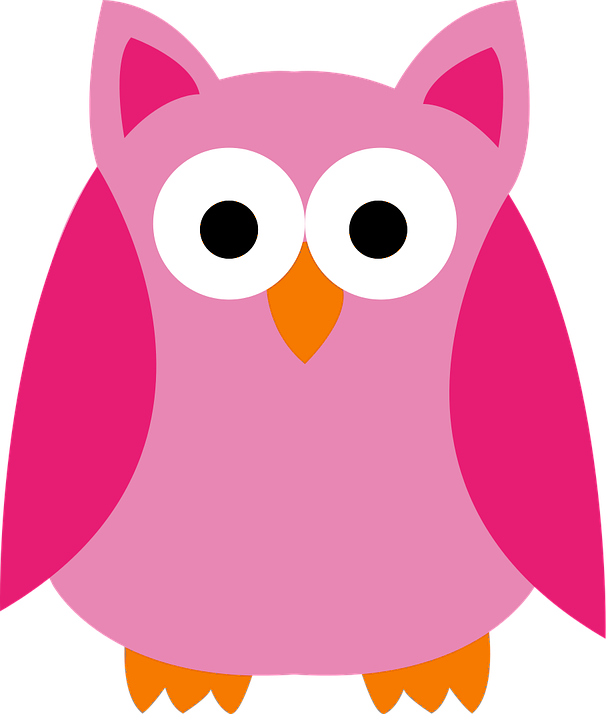
#> input picture week10/owl1.png, 606 x 714 px
$ python cex2.py
#> lines starting #> are read from the running program, lines starting #| are printed output that depends on the picture
from PIL import Image

# Testing on other image
im = Image.open("owl1.png")
#> im is the input picture: PIL image 606x714 RGBA; mean R, G, B, A 236.8, 148.6, 181.2, 255
im = im.convert('L')
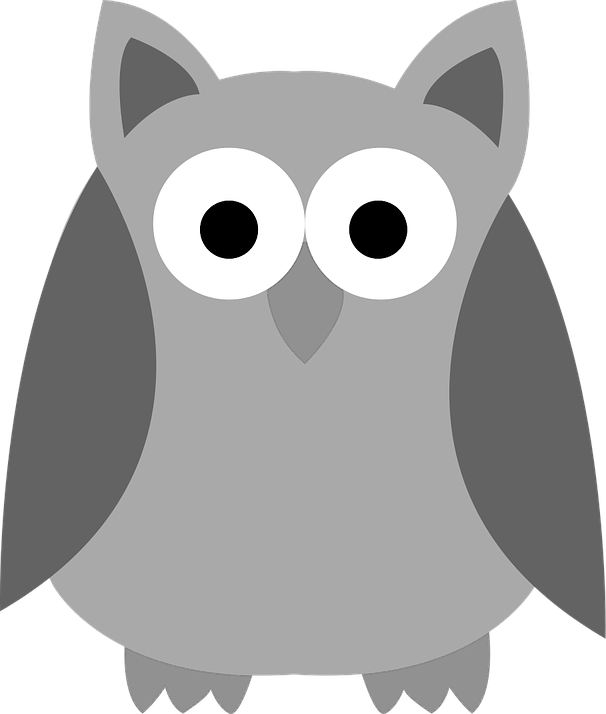
#> im: PIL image 606x714 L; min 0, max 255, mean 178.6
print(im.size)
#| (606, 714)
im_new = im.resize([8,9])

print(im_new.size)
#| (8, 9)
out = []

im_new.show()
data = list(im_new.getdata())
#> data = 72 values, max 255 at index 0, min 97 at index 48, mean 176.9
print(data)
#> (printed output is left out)

newData = [data[9*i : 9*(i+1)] for i in range(8)]
#> newData = 8 items

print(newData)
#> (printed output is left out)
for line in newData:
    tmp = []
    for ii in range(len(line)-1):
        tmp.append(line[ii] > line[ii+1])
    out.append(tmp)
#> this loop made 8 passes
#> line on passes 1 to 8: [255, 178, 194, 242, 244, 216, 169, 251, 255], [172, 163, 184, 185, 172, 151, 251, 239, 161], [201, 205, 205, 201, 183, 250, 188, 108, 191], [188, 187, 194, 120, 208, 142, 98, 162, 166], [165, 163, 98, 156, 114, 105, 166, 170, 170], [163, 101, 123, 97, 138, 171, 169, 169, 171], [122, 100, 186, 178, 168, 167, 167, 168, 178], [151, 255, 220, 162, 197, 201, 161, 214, 255]
#> after the loop, out = 8 items

totalString = []
for difference in out:
    decimal_value = 0
    hex_string = []
    for index, value in enumerate(difference):
        if value:
            decimal_value += 2**(index % 8)
        if (index % 8) == 7:
            hex_string.append(hex(decimal_value)[2:].rjust(2, '0'))
            decimal_value = 0
    totalString += hex_string
#> this loop made 8 passes
#> (difference, totalString) on passes 1 to 6: ([True, False, False, False, True, True, False, False], ['31']), ([True, False, False, True, True, False, True, True], ['31', 'd9']), ([False, False, True, True, False, True, True, False], ['31', 'd9', '6c']), ([True, False, True, False, True, True, False, False], ['31', 'd9', '6c', '35']), ([True, True, False, True, True, False, False, False], ['31', 'd9', '6c', '35', '1b']), ([True, False, True, False, False, True, False, False], ['31', 'd9', '6c', '35', '1b', '25'])
print(''.join(totalString))
#| 31d96c351b251d26

# Testing on other image
im = Image.open("owl2.png")
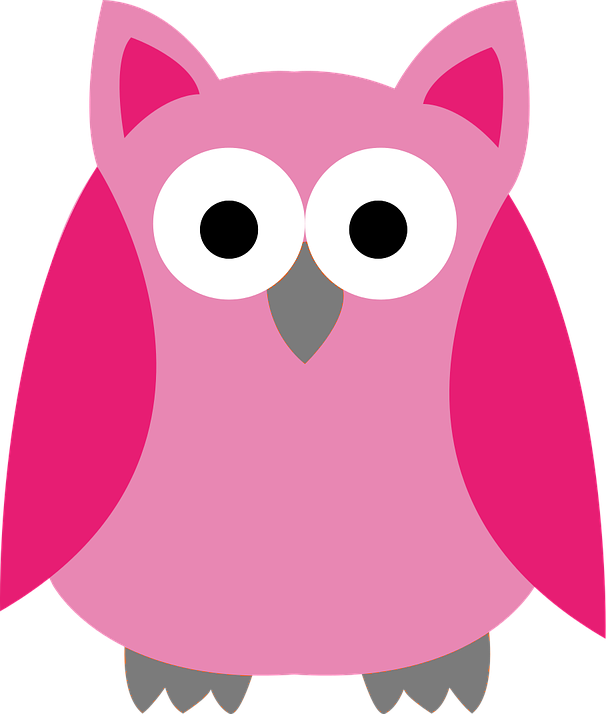
#> input picture week10/owl2.png, 606 x 714 px
#> im is the input picture: PIL image 606x714 RGBA; mean R, G, B, A 232.6, 148.7, 185.4, 255
im = im.convert('L')
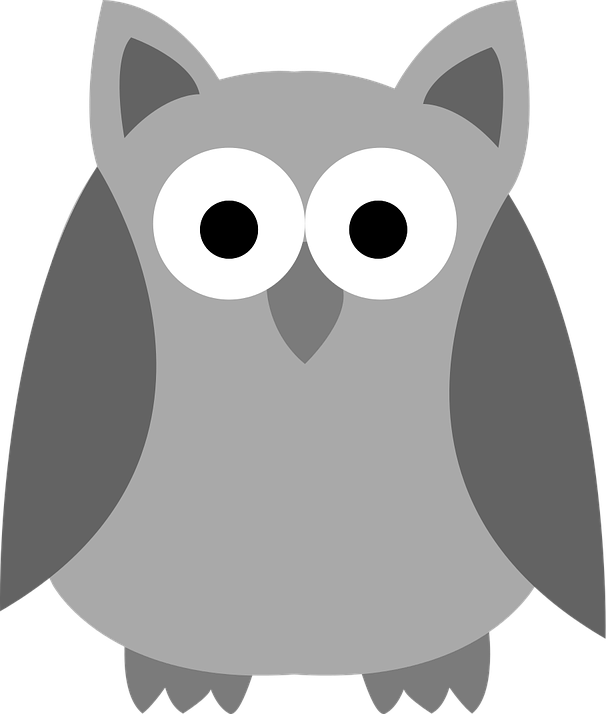
#> im: PIL image 606x714 L; min 0, max 255, mean 177.9
print(im.size)
#| (606, 714)
im_new = im.resize([8,9])

print(im_new.size)
#| (8, 9)
out = []

im_new.show()
data = list(im_new.getdata())
#> data = 72 values, max 255 at index 0, min 97 at index 48, mean 176.1
print(data)
#> (printed output is left out)

newData = [data[9*i : 9*(i+1)] for i in range(8)]

print(newData)
#> (printed output is left out)
for line in newData:
    tmp = []
    for ii in range(len(line)-1):
        tmp.append(line[ii] > line[ii+1])
    out.append(tmp)
#> this loop made 8 passes
#> line on passes 1 to 8: [255, 178, 194, 242, 244, 216, 169, 251, 255], [172, 163, 184, 185, 172, 151, 251, 239, 161], [201, 205, 205, 201, 183, 250, 188, 108, 191], [182, 179, 195, 120, 208, 142, 98, 162, 162], [161, 163, 98, 156, 114, 105, 166, 170, 171], [163, 101, 123, 97, 138, 171, 169, 169, 171], [122, 100, 186, 178, 168, 167, 167, 168, 177], [151, 255, 216, 152, 195, 200, 150, 207, 255]

totalString = []
for difference in out:
    decimal_value = 0
    hex_string = []
    for index, value in enumerate(difference):
        if value:
            decimal_value += 2**(index % 8)
        if (index % 8) == 7:
            hex_string.append(hex(decimal_value)[2:].rjust(2, '0'))
            decimal_value = 0
    totalString += hex_string
print(''.join(totalString))
#| 31d96c351a251d26
